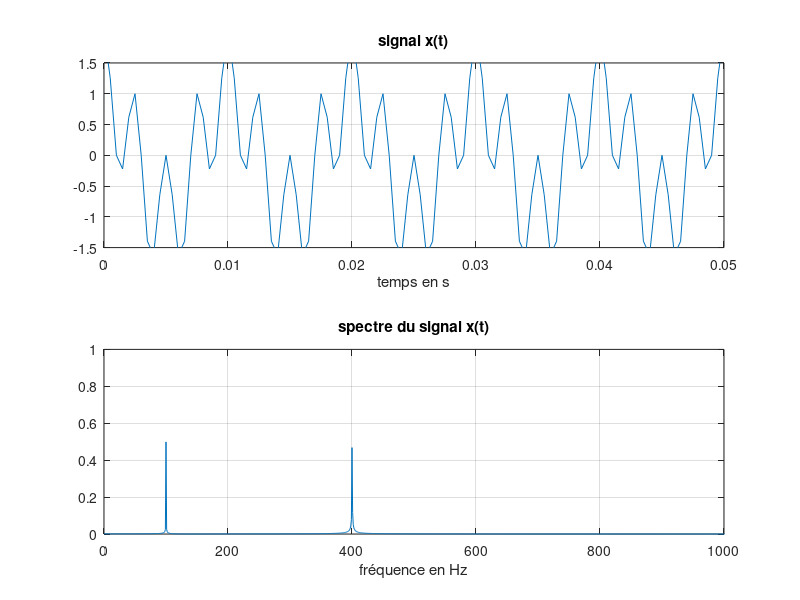

MATLAB code for this plot: (Note: this script raises an error after producing the figure.)
fe = 2000;              % Fréquence d’échantillonnage
f1 = 100;               % Première fréquence (grave)
f2 = 400;               % Deuxième fréquence (aiguë)
t = 0:1/fe:1;           % Vecteur temps sur 1 seconde

x1 = cos(2*pi*f1*t);    % Signal sinusoïdal 1
x2 = cos(2*pi*f2*t);    % Signal sinusoïdal 2

x = x1 + x2;            % Signal total = somme des deux

spx=(abs(fft(x)))/fe;
fr=linspace(0,fe,length(t));
figure; subplot(211); plot(t,x); grid; axis([0 5/f1 -1.5 1.5])
xlabel('temps en s'); title('signal x(t)')
subplot(212); plot(fr,spx); grid; axis([0 1000 0 1]);
xlabel('fréquence en Hz');
title('spectre du signal x(t)');

syst=tf(b,a);% "création du filtre
s=lsim(syst,x,t); %"filltrage de x par le filtre figure;
subplot(211); plot(t,s); grid; axis([5/f1 10/f1 -1.5 1.5])
title('signal filtré');

spy=(abs(fft(s)))/fe; %"spectre du signal de sortie du filtre
subplot(212); plot(fr,spy); grid; axis([0 1000 0 1]);
xlabel('fréquence en Hz');
title('spectre du signal filtré');
 
%remarque :
% Après application du filtre Butterworth conçu au signal composé de deux
% fréquences (100 Hz et 400 Hz), on observe que :
% 
% Le signal filtré dans le domaine temporel est une sinusoïde pure
% correspondant à la fréquence de 100 Hz.
% 
% Le spectre du signal filtré ne contient plus que le pic à 100 Hz.
% La composante à 400 Hz a été totalement atténuée.
% Cela confirme que le filtre respecte le cahier des charges :
% il laisse passer les basses fréquences (100 Hz) et supprime les hautes 
% fréquences (400 Hz).


